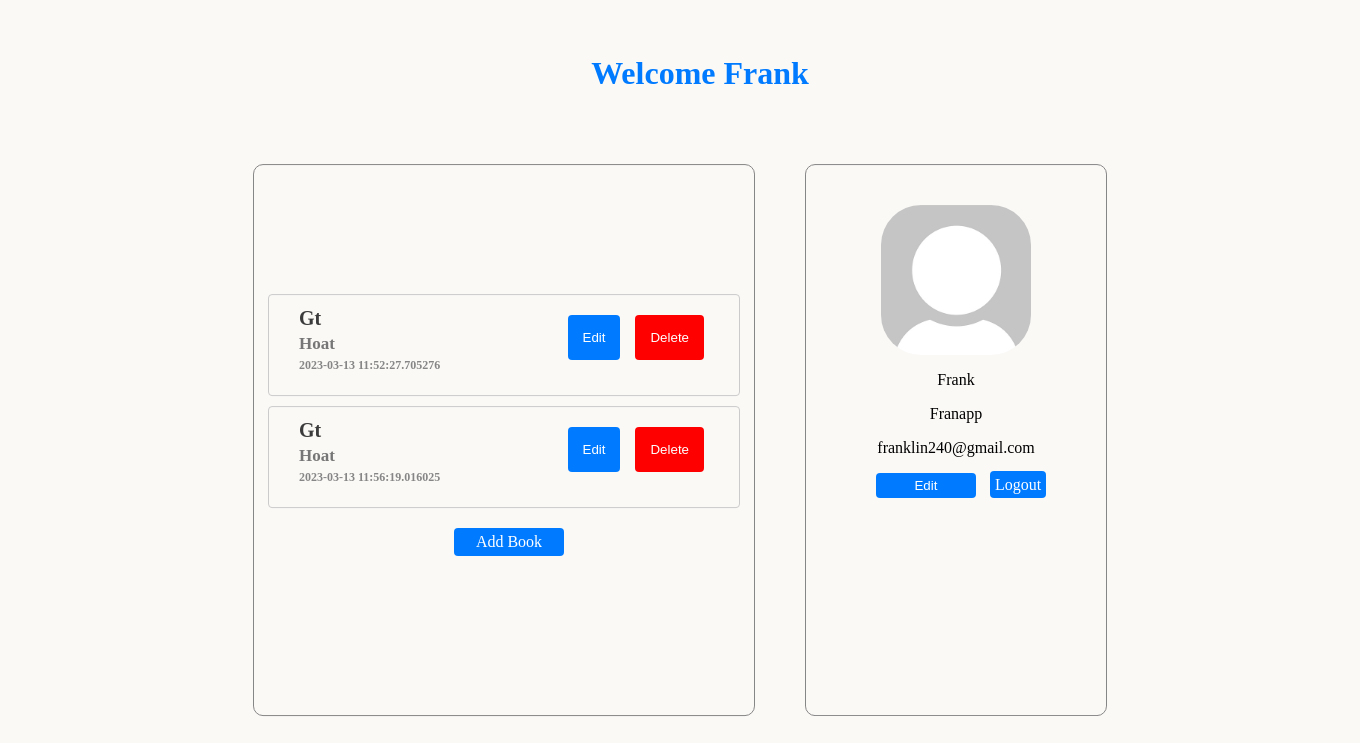
The page /Franapp on the database as committed earlier.
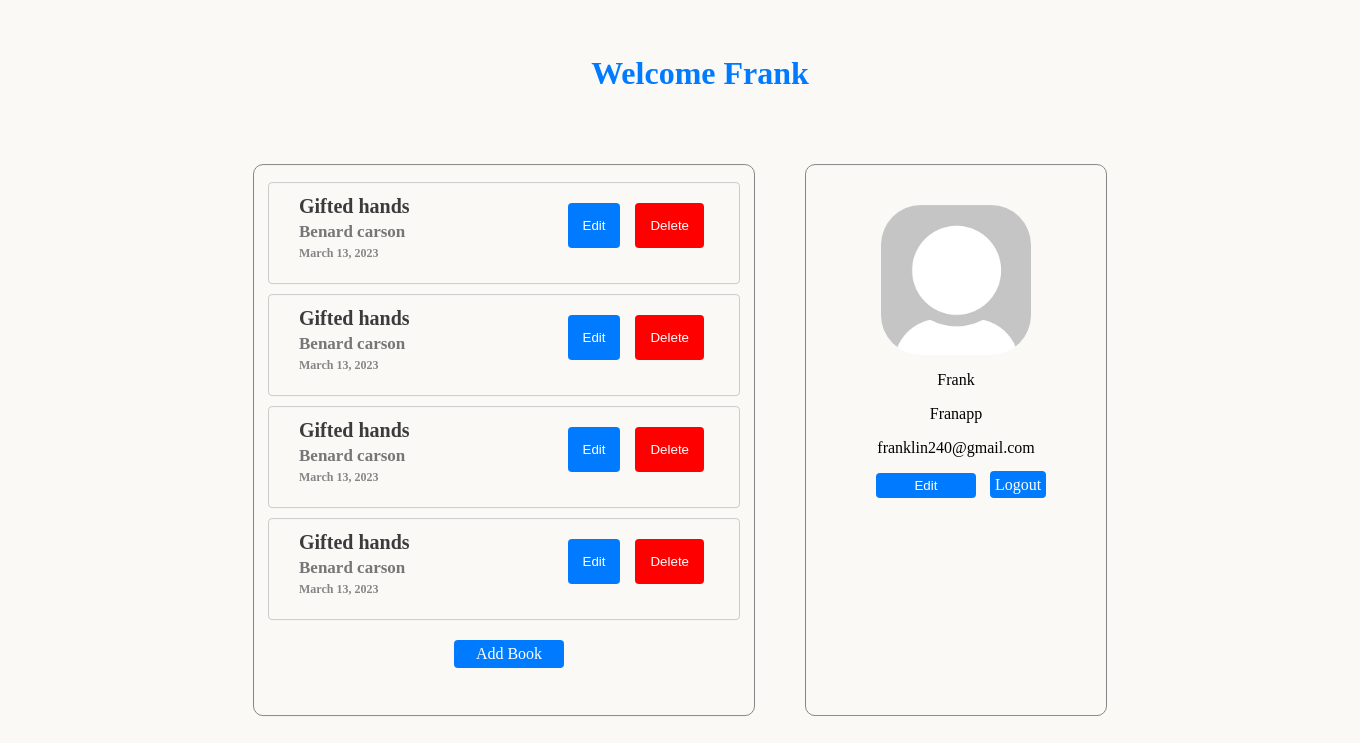
The same page on the database as committed later.
### tables this page shows
CREATE TABLE User (
  id INTEGER PRIMARY KEY AUTOINCREMENT,
  firstname TEXT NOT NULL,
  username TEXT NOT NULL UNIQUE,
  email TEXT NOT NULL UNIQUE,
  password TEXT NOT NULL
);

CREATE TABLE Books (
  id INTEGER PRIMARY KEY AUTOINCREMENT,
  title TEXT NOT NULL,
  author TEXT NOT NULL,
  date TEXT NOT NULL,
  user_id INTEGER NOT NULL
);

### app.py (the view)
@app.route('/<username>', methods=['GET','POST'])
def users(username):
    user = find_user(username)
    if user:
        user = user[0]
        user_id = user[0]
        current_user = user
        books = get_user_books(user_id)
        book_titles = [book[1] for book in books]
        book_authors = [book[2] for book in books]
        book_dates = [book[3] for book in books]
        return render_template('user.html', titles=book_titles, authors=book_authors, dates=book_dates, current_user=current_user, length=len(book_titles))
    else:
        message = 'Username does not exist'
        return render_template('login.html', message=message)

### queries.py (called while the page is built)
def get_db_connection():
    conn = sqlite3.connect('bookshop.db')
    return conn

def db_query(query, Args=()):
    conn = get_db_connection()
    res = conn.execute(query, Args)
    rv = res.fetchall()
    conn.close()
    return rv

def find_user(username):
    query = 'SELECT * FROM User WHERE username=?;'
    return db_query(query, [username])

def get_user_books(user_id):
    query = """SELECT * FROM Books WHERE user_id =?;"""
    return db_query(query, [user_id])

### templates/user.html (shortened to what this page needs)
<!DOCTYPE html>
<html lang="en">
<head>
    <link rel="stylesheet" type="text/css" href="{{ url_for('static', filename='css/user.css') }}">
</head>
<body>
<div class="all">
    <div>
        <h1>Welcome {{ current_user[1] }}</h1>
    </div>
    <div class="content">
        <div class="profile">
            <img src="/static/images/dummy-profile-pic.png" width="15%" height="auto" alt="dummy profile photo">
            <p>{{ current_user[1] }}</p>
            <p>{{ current_user[2] }}</p>
            <p>{{ current_user[3] }}</p>
            <a href="/edit_user"><button type="submit">Edit</button></a>
            <a href="/logout" class="logout-link">Logout</a>
        </div>
        <div class="books">
        {% for i in range(length) %}
            <div class=number>
                <div class="about_book">
                    <h4>{{ titles[i] }}</h4>
                    <h5>{{ authors[i] }}</h5>
                    <h6>{{ dates[i] }}</h6>
                </div>
                <div class="btns">
                    <form action="{{ url_for("edit_book") }}" method="post">
                        <button type="submit">Edit</button>
                    </form>
                    <form action="{{ url_for("delete_book") }}" method="post">
                        <button id="del" type="submit">Delete</button>
                    </form>
                </div>
            </div>
        {% endfor %}
            <div class="buttons-container">
                <a href="/add" class="add-link">Add Book</a>
            </div>
        </div>
    </div>
</div>
</body>
</html>

### static/css/user.css (style rules this page uses)
body { max-width: 800px; margin: 0 auto; background-color: #FAF9F6; }
.profile, .number { vertical-align: top; margin-top: 10px; }
.profile { width: 300px; height: 550px; border: 1px solid #868686; border-radius: 10px; text-align: center; margin-top: 50px; margin-left: 50px; position: sticky; top: 0; background-color: #FAF9F6; }
.profile img { display: block; margin: 0 auto; margin-top: 40px; border-radius: 40px; width: 150px; }
.profile button[type="submit"] { margin-top: auto; margin-left: 10px; background-color: #007bff; color: white; border: none; border-radius: 4px; padding: 5px; cursor: pointer; width: 100px; margin-bottom: 40px; }
form button[type="submit"] { display: flex; margin-top: auto; margin-left: auto; background-color: #007bff; color: white; border: none; border-radius: 4px; padding: 15px; cursor: pointer; margin-bottom: 40px; }
#del { background-color: red; display: flex; margin-top: auto; color: white; border: none; border-radius: 4px; padding: 15px; margin: auto 15px 15px 15px; cursor: pointer; margin-bottom: 40px; }
.buttons-container { clear: both; margin-top: 20px; margin-left: 0px; text-align: right; float:left; display: flex; justify-content: space-between; }
.logout-link { margin-top: auto; margin-left: 10px; background-color: #007bff; color: white; border: none; border-radius: 4px; padding: 5px; cursor: pointer; width: 200px; margin-bottom: 40px; text-align: center; text-decoration: none; }
.add-link { margin-top: auto; margin-left: 10px; background-color: #007bff; color: white; border: none; border-radius: 4px; padding: 5px; cursor: pointer; width: 100px; margin-bottom: 40px; text-align: center; text-decoration: none; }
h1 { color: #007bff; margin-left: 40px; }
.number { width: 450px; height: 80px; border-radius: 4px; padding: 10px 10px 10px; display: flex; flex-direction: row; border: 1px solid #c8c8c8f1; }
.about_book { display: flex; margin-right: 20px; margin-left: 20px; height: 70px; width: 250px; flex-direction: column; justify-content: space-around; text-align: left; }
.about_book h4 { font-size: 20px; color: #3b3b3b; margin: 0; padding: 0; }
.about_book h5 { font-size: 17px; color: #767676; margin: 0; padding: 0; }
.about_book h6 { font-size: 12px; color: #868686; margin: 0; padding: 0; }
.btns { display: flex; flex-direction: row; margin: 10px; }
.all { position: absolute; top: 50%; left: 50%; transform: translate(-50%, -50%); width: 1500px; align-items: center; justify-content: center; display: flex; flex-direction: column; border-radius: 84px; margin: auto; }
.content { display: flex; flex-direction: row-reverse; }
.books { width: 500px; height: 550px; border-radius: 10px; text-align: center; margin-top: 50px; margin-bottom: 50px; top: 0; background-color: #FAF9F6; border: 1px solid #868686; display: flex; flex-direction: column; align-items: center; justify-content: center; }

Rows that differ between the two databases and show on the page:
removed Books: title "Gt", author "Hoat", date "2023-03-13 11:52:27.705276"
removed Books: title "Gt", author "Hoat", date "2023-03-13 11:56:19.016025"
added Books: title "Gifted hands", author "Benard carson", date "March 13, 2023"
added Books: title "Gifted hands", author "Benard carson", date "March 13, 2023"
added Books: title "Gifted hands", author "Benard carson", date "March 13, 2023"
added Books: title "Gifted hands", author "Benard carson", date "March 13, 2023"
Other text that changed with them:
new list line: "Edit Delete"
list line gone: "Edit Delete"
